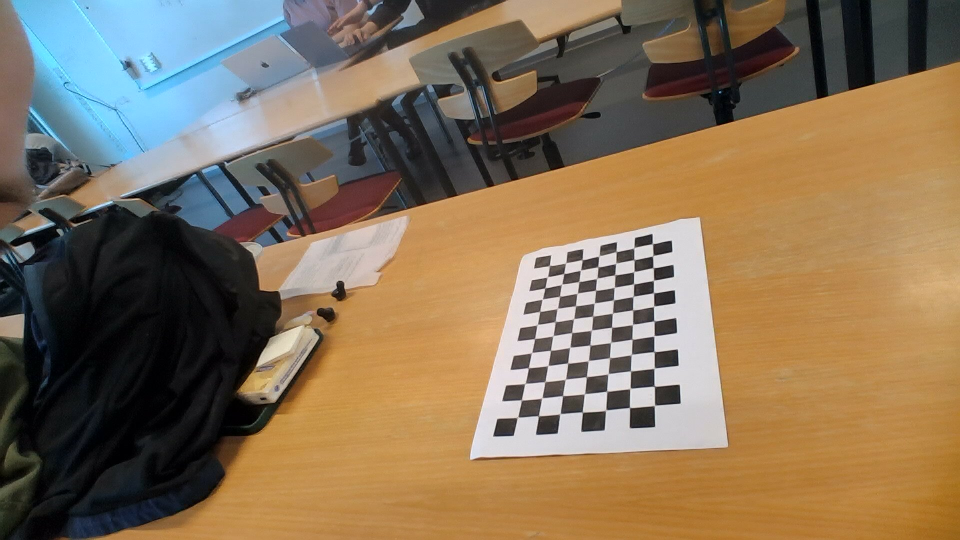
//> input picture images/calibration/Photo from 2026-11-06 10-57-16.131275.jpeg, 1920 x 1080 px (shown at 1/2 size); its folder holds 4 pictures in this run; the run also reads 1 picture not shown here
$ ./calibration   (built with g++ and OpenCV 4)
//> lines starting //> are read from the running program, lines starting //| are printed output that depends on the picture
//
// Created by uni on 10/23/26.
//
#include <iostream>
#include <vector>
#include <opencv2/opencv.hpp>

int main() {
    /** A2.1 todo
     * save and reload the resulting calibration parameters;?? just store the numbers if they ask
     * evaluate whether the calibration result is reasonable; -> check rms
     */
    const int displayIndex = 2;

    // calibration ==========================================================
    const cv::Size boardSize(12, 7);

    // =================================================================
    std::vector<cv::Point3f> objectPattern;
    for (int row = 0; row < boardSize.height; row++) {
        for (int col = 0; col < boardSize.width; col++) {
            objectPattern.emplace_back(
                    col * 0.02, // Todo: do the real world scales belong here?
                    row * 0.02,
                    0.0f
            );
        }
    }

    // ================================ ================================
    std::vector<std::vector<cv::Point3f>> objectPoints;
    std::vector<std::vector<cv::Point2f>> imagePoints;

    std::vector<cv::String> imageFiles;
    cv::glob("./images/calibration/*", imageFiles);

    cv::Size imageSize;

    std::cout << "#imageFiles = " << imageFiles.size() << '\n';
    int debugging_counter = 0;
    for (const auto& filename : imageFiles) {
        cv::Mat image = cv::imread(filename);
//> image is the input picture: 1080 rows x 1920 cols, CV_8UC3; mean B, G, R 88.7, 113.2, 132.2

        cv::Mat gray;
        cv::cvtColor(image, gray, cv::COLOR_BGR2GRAY);
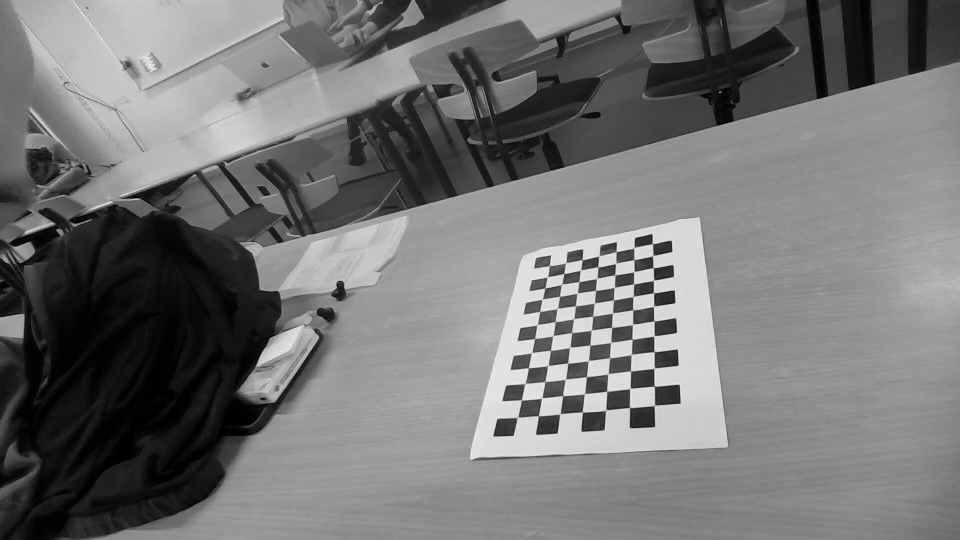
//> gray: 1080 rows x 1920 cols, CV_8UC1 (shown at 1/2 size); min 0, max 253, mean 116.1
        imageSize = gray.size();
//> imageSize = Size(1920, 1080)

        std::vector<cv::Point2f> corners;
        bool success = cv::findChessboardCorners(gray, boardSize, corners);
//> corners = 84 Points (x, y), first 12: [1036, 835], [1043.4, 800.7], [1051.7, 766.5], [1056.8, 737.6], [1064.7, 705.3], [1069.1, 678], [1075.8, 648.2], [1080.6, 623.2], [1085.1, 599], [1089.6, 576.6], [1094.5, 555.5], [1099.3, 531.1]; success = true
        if (!success) {
            std::cout << "Could not find chessboard corners in image #" << debugging_counter << " " << filename << '\n';
        }

        // todo how to use this
        cv::cornerSubPix(
            gray,
            corners,
            cv::Size(11, 11),
            cv::Size(-1, -1),
            cv::TermCriteria(
                cv::TermCriteria::EPS |
                cv::TermCriteria::MAX_ITER,
                30,
                0.001
            )
        );
//> corners = 84 Points (x, y), first 12: [1035.5, 835], [1043.3, 800.4], [1050.4, 767.3], [1057.2, 735.9], [1063.6, 705.8], [1069.7, 677.6], [1074.9, 649.6], [1079.9, 623.4], [1085, 598.8], [1090.3, 576.4], [1095.2, 554.3], [1099.1, 531.8]

        imagePoints.push_back(corners);
//> imagePoints = 1 point lists
        objectPoints.push_back(objectPattern);
        debugging_counter++;
    }
//> pass 2 of the loop `for (const auto& filename : imageFiles)`:
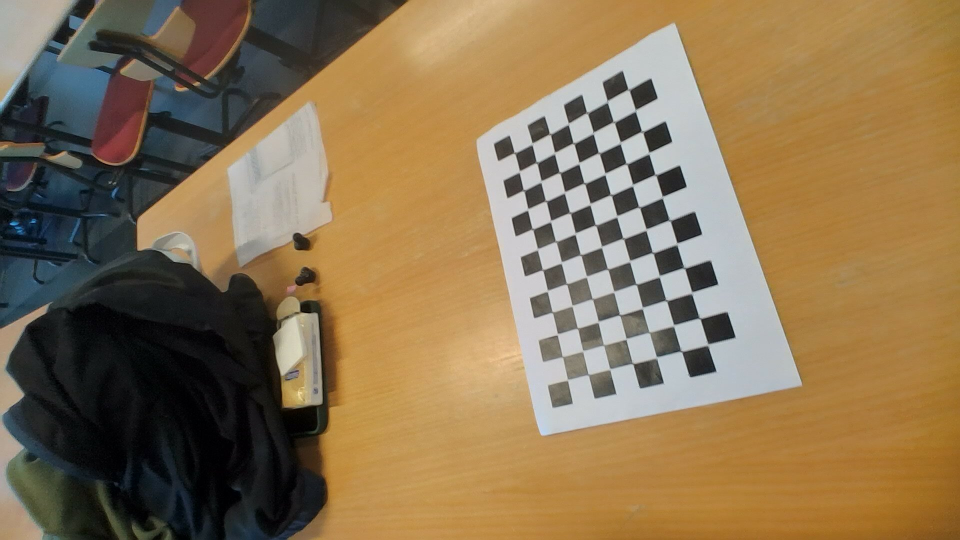
//> input picture images/calibration/Photo from 2026-11-06 10-57-20.711283.jpeg, 1920 x 1080 px (shown at 1/2 size)
//> image is the input picture: 1080 rows x 1920 cols, CV_8UC3; mean B, G, R 82.6, 115.6, 137.9
//> `cv::cvtColor(image, gray, cv::COLOR_BGR2GRAY);`:
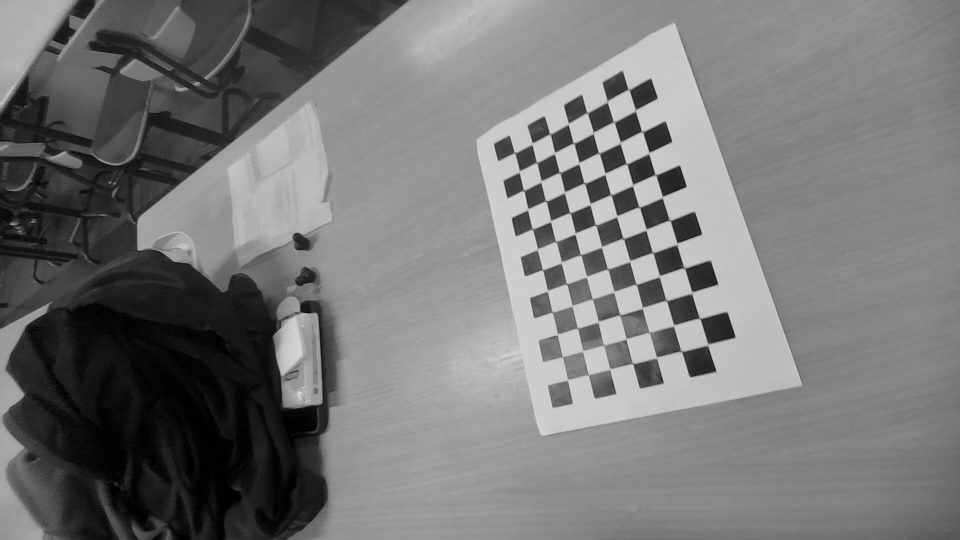
//> gray: 1080 rows x 1920 cols, CV_8UC1 (shown at 1/2 size); min 0, max 232, mean 118.5
//> `bool success = cv::findChessboardCorners(gray, boardSize, corners);`: corners = 84 Points (x, y), first 12: [1135.1, 759.5], [1124.5, 714.8], [1115, 668.5], [1104.8, 625.8], [1095, 582], [1085.5, 540], [1075.5, 498.5], [1066, 459], [1056, 419], [1047.5, 381], [1039, 343.5], [1029, 306]
//> `cv::cornerSubPix( gray, corners, cv::Size(11, 11), cv::Size(-1, -1), c..`: corners = 84 Points (x, y), first 12: [1135.5, 760.5], [1125.1, 713.7], [1115.3, 669.1], [1104.8, 624.6], [1095.3, 582.1], [1085.6, 540.2], [1075.5, 498.8], [1065.4, 458.5], [1055.8, 419.2], [1047.7, 381.1], [1039, 343.6], [1029.4, 306.1]
//> imagePoints = 2 point lists
//> pass 3 of the loop `for (const auto& filename : imageFiles)`:
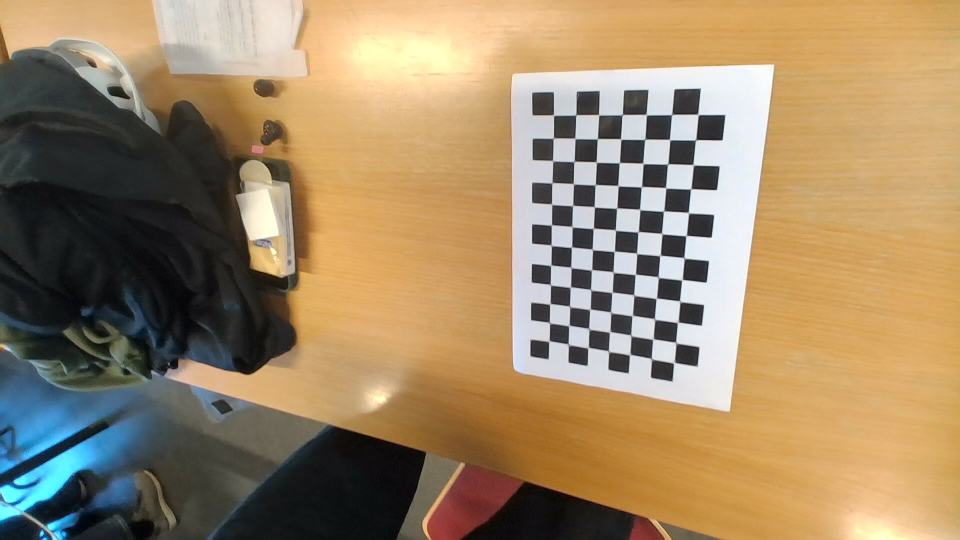
//> input picture images/calibration/Photo from 2026-11-06 10-57-25.647655.jpeg, 1920 x 1080 px (shown at 1/2 size)
//> image is the input picture: 1080 rows x 1920 cols, CV_8UC3; mean B, G, R 103, 135.1, 157.4
//> `cv::cvtColor(image, gray, cv::COLOR_BGR2GRAY);`:
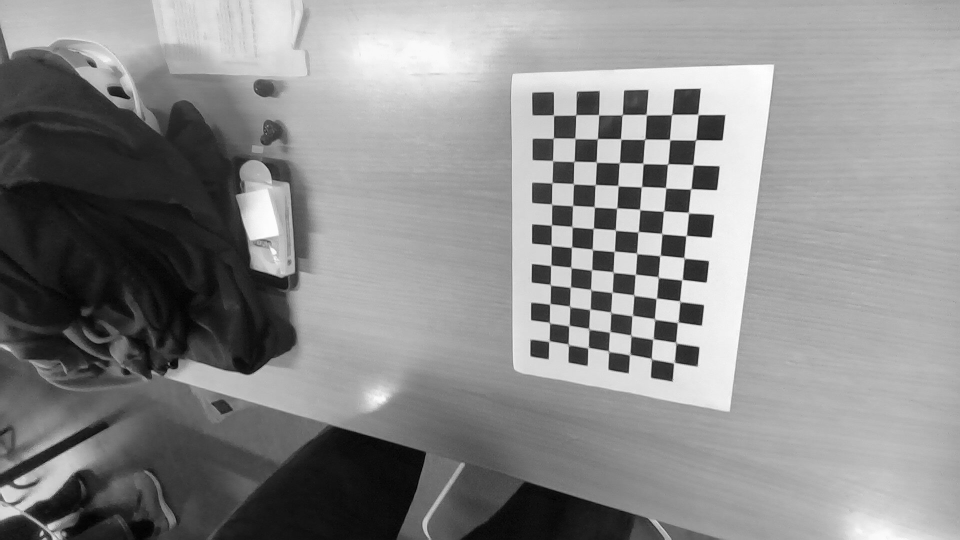
//> gray: 1080 rows x 1920 cols, CV_8UC1 (shown at 1/2 size); min 0, max 255, mean 138.1
//> `bool success = cv::findChessboardCorners(gray, boardSize, corners);`: corners = 84 Points (x, y), first 12: [1098, 683], [1099.3, 644.5], [1100, 608.5], [1101.2, 568.1], [1102, 531], [1103, 491.5], [1102.3, 451.6], [1104, 409], [1104, 366.6], [1105.8, 322.5], [1106.7, 276.6], [1107, 230.5]
//> `cv::cornerSubPix( gray, corners, cv::Size(11, 11), cv::Size(-1, -1), c..`: corners = 84 Points (x, y), first 12: [1098.3, 682.5], [1099.5, 645.8], [1100, 608.3], [1101.1, 569.6], [1102.1, 531], [1102.9, 491], [1103.3, 450.4], [1103.7, 408.9], [1104.4, 366.1], [1105.7, 321.8], [1107, 276.7], [1107.5, 230.6]
//> imagePoints = 3 point lists
//> the loop made 4 passes; the first 3 are shown

    cv::Mat cameraMatrix;
    cv::Mat distortionCoefficients;

    std::vector<cv::Mat> rotationVectors;
    std::vector<cv::Mat> translationVectors;

    double rms = cv::calibrateCamera(
        objectPoints,
        imagePoints,
        imageSize,
        cameraMatrix,
        distortionCoefficients,
        rotationVectors,
        translationVectors
    );

    std::cout << "rms = " << rms << std::endl;
    std::cout << "camera " << cameraMatrix << std::endl;
    std::cout << "distortion " << distortionCoefficients << std::endl;

    cv::Mat image = cv::imread(imageFiles[displayIndex]);
    const int frame_width = image.cols;
//> frame_width = 1920
    const int frame_height = image.rows;
//> frame_height = 1080

    float cube_size = 0.02;
    std::vector<cv::Point3f> cubePoints = {
        {0, 0, 0},
        {cube_size, 0, 0},
        {cube_size, cube_size, 0},
        {0, cube_size, 0},
        {0, 0, -cube_size},
        {cube_size, 0, -cube_size},
        {cube_size, cube_size, -cube_size},
        {0, cube_size, -cube_size}
    };

    std::vector<cv::Point2f> projected;

    cv::projectPoints(
        cubePoints,
        rotationVectors[displayIndex],
        translationVectors[displayIndex],
        cameraMatrix,
        distortionCoefficients,
        projected
    );

    std::vector<std::vector<cv::Point>> lines = {
        // First square
        {projected[0], projected[1], projected[2], projected[3]},

        // Second square
        {projected[4], projected[5], projected[6], projected[7]},

        // Connecting edges
        {projected[0], projected[4]},
        {projected[1], projected[5]},
        {projected[2], projected[6]},
        {projected[3], projected[7]}
    };


    cv::polylines(
        image,
        lines,
        true,
        cv::Scalar(0, 255, 0),
        2
    );

    cv::imshow("Captured Frame", image);
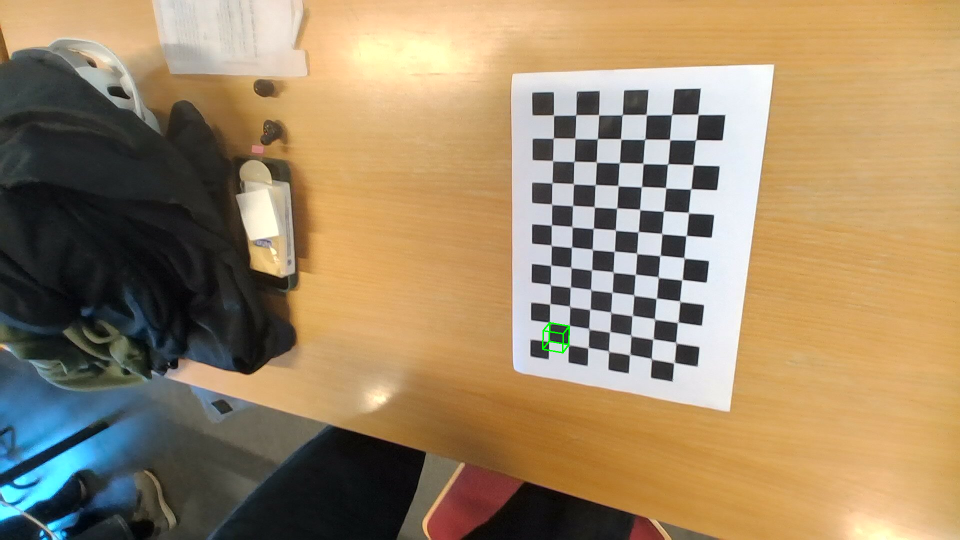
//> window 'Captured Frame': 1080 rows x 1920 cols, CV_8UC3 (shown at 1/2 size); mean B, G, R 102.9, 135.1, 157.4
    char key = cv::waitKey(1);
    while (key != 'q') {
        key = cv::waitKey(1);
//> the 'q' key is pressed
    }

    cv::destroyAllWindows();

    return 0;
}
